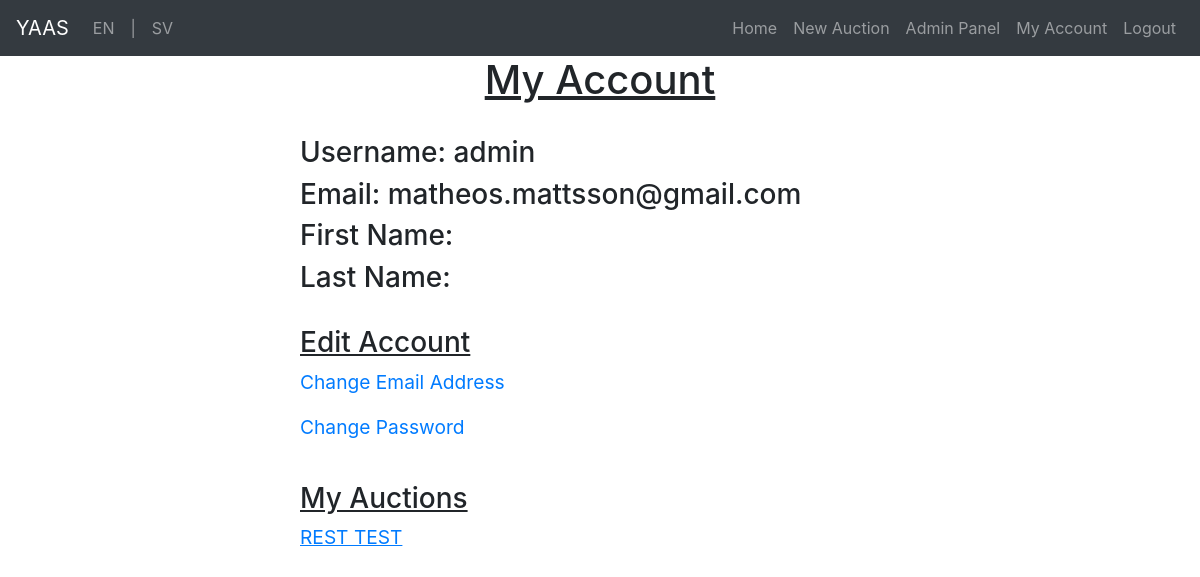
Page /my_account (signed in) on the earlier database version.
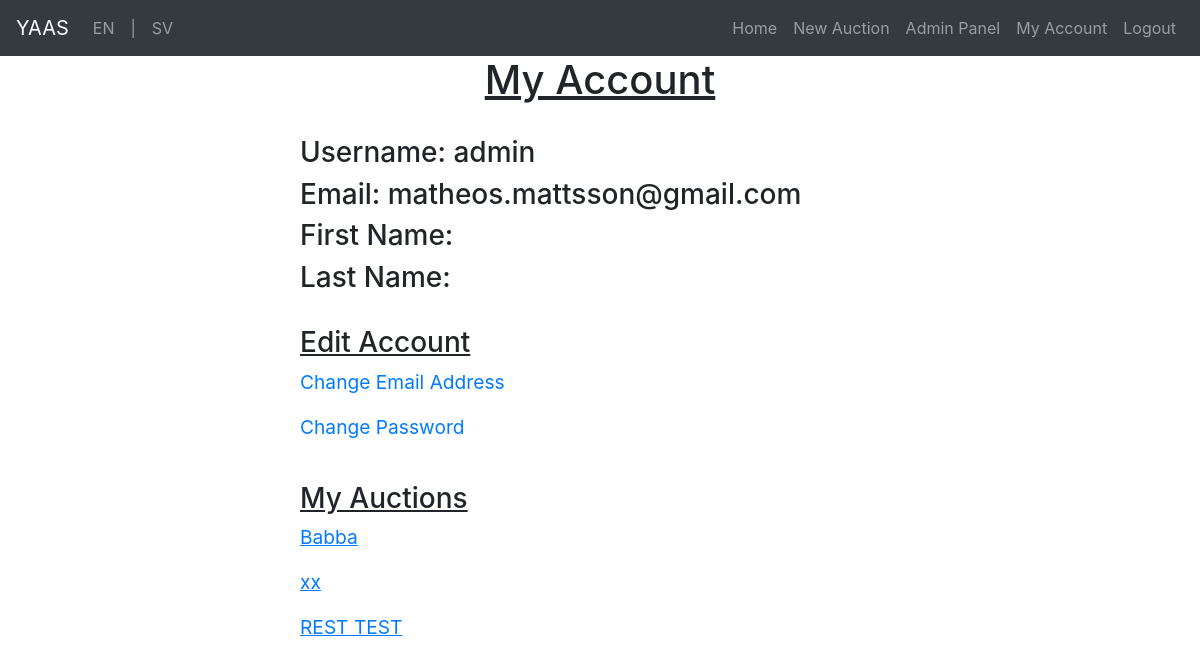
Same page on the later database version.
### Auctions/models.py (models this page shows, shortened)
class Auction(models.Model):
    STATUS_BANNED = 1
    STATUS_ACTIVE = 2
    STATUS_DUE = 3
    STATUS_CHOICES = ((STATUS_BANNED, 'Banned'),
                      (STATUS_ACTIVE, 'Active'),
                      (STATUS_DUE, 'Due'))
    title = models.CharField(max_length=150)
    description = models.TextField()
    min_price = models.DecimalField(max_digits=9, decimal_places=2)
    deadline = models.DateTimeField(auto_now_add=False, auto_now=False)
    seller = models.ForeignKey(User, null=False, blank=False, on_delete=models.CASCADE, related_name='created_by')
    status = models.IntegerField(choices=STATUS_CHOICES, default=STATUS_ACTIVE)
    winning_bid = models.ForeignKey('Bid', null=True, on_delete=models.CASCADE, related_name='winning_bid')
    version = ConditionalVersionField('winning_bid')  # Handle concurrency
    class Meta:
        ordering = ['deadline']

### YAAS_App/views.py (the view)
# urls.py: path("my_account", my_account, name="my_account"),
@login_required()
def my_account(request):
    my_auctions = Auction.objects.filter(seller=request.user)
    return render(request, "my_account.html", {"my_auctions": my_auctions})

### YAAS_App/templates/my_account.html (shortened to what this page needs)
{% extends "base.html" %}
{% load static %}
{% load i18n %}
{% block head %}
    <link rel="stylesheet" type="text/css" href="{% static 'css/main.css' %}" />
{% endblock %}
{% block content %}
    {% if user.is_authenticated %}
        <h1><u>{% trans "My Account" %}</u></h1>
        <br />
        <div id="acc_details">
            <h3>{% trans "Username" %}: {{ user.username }}</h3>
            <h3>{% trans "Email" %}: {{ user.email }}</h3>
            <h3>{% trans "First Name" %}: {{ user.first_name }}</h3>
            <h3>{% trans "Last Name" %}: {{ user.last_name }}</h3>
            <br />
            <h3><u>{% trans "Edit Account" %}</u></h3>
            <p><a href="{% url "email_change" %}">{% trans "Change Email Address" %}</a></p>
            <p><a href="{% url "password_change" %}">{% trans "Change Password" %}</a></p>
            <br />
            <h3><u>{% trans "My Auctions" %}</u></h3>
            {% for auction in my_auctions reversed %}
               <p><a href="{% url "auction_view" auction_id=auction.id %}"><u>{{ auction.title }}</u></a></p>
            {% endfor %}
        </div>
        {% else %}
        <h2>{% trans "You are not logged in" %}.</h2>
    {% endif %}
{% endblock %}

Differences in the rows shown:
added Auction: title "Babba"
added Auction: title "xx"
